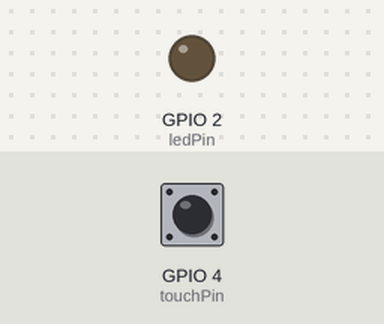
Bench run of a sketch on a simulated ESP32. On the bench: output pins drawn as LEDs (lit = HIGH). The test bench sets the inputs (shaded band); at power-on: GPIO 4 (touchPin) HIGH.

Above: at 1.2 s.
1.3 s: GPIO 4 (touchPin) pulled LOW for 0.15 s
At 2.5 s:
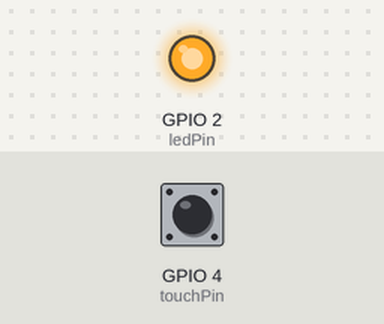
2.9 s: GPIO 4 (touchPin) pulled LOW for 1 s
At 3.7 s:
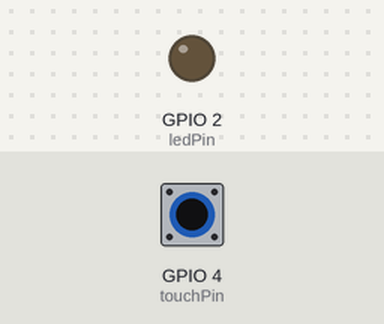
5.4 s: GPIO 4 (touchPin) pulled LOW for 3.2 s
At 5.7 s:
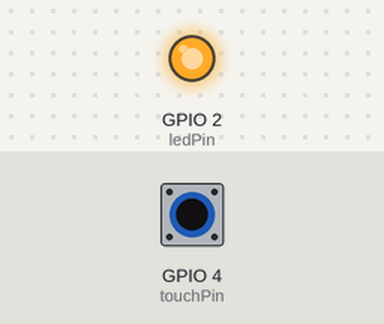
Timing chart, 0 to 8.4 s (numbered marks = the images above; inputs shaded):
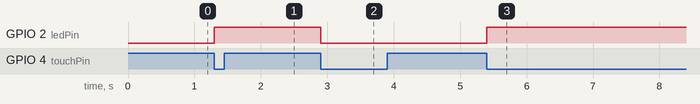

The sketch:

self_locking_touch.ino
```cpp
// 触摸自锁开关：摸一下LED亮，再摸一下灭
const int touchPin = T0;   // GPIO4 触摸引脚
const int ledPin = 2;
bool lastTouch = false;
bool ledState = false;
unsigned long lastDebounce = 0;
const int debounceDelay = 50;

void setup() {
  pinMode(ledPin, OUTPUT);
  digitalWrite(ledPin, LOW);
}

void loop() {
  int touchVal = touchRead(touchPin);
  bool touched = (touchVal < 30);      // 阈值
  if (touched != lastTouch && millis() - lastDebounce > debounceDelay) {
    lastDebounce = millis();
    if (touched) {
      ledState = !ledState;
      digitalWrite(ledPin, ledState ? HIGH : LOW);
    }
  }
  lastTouch = touched;
}
```

Measured:
- after the input at 1.3 s, GPIO 2 (ledPin): LOW → HIGH at once
- after the input at 2.9 s, GPIO 2 (ledPin): HIGH → LOW at once
- after the input at 5.4 s, GPIO 2 (ledPin): LOW → HIGH at once
